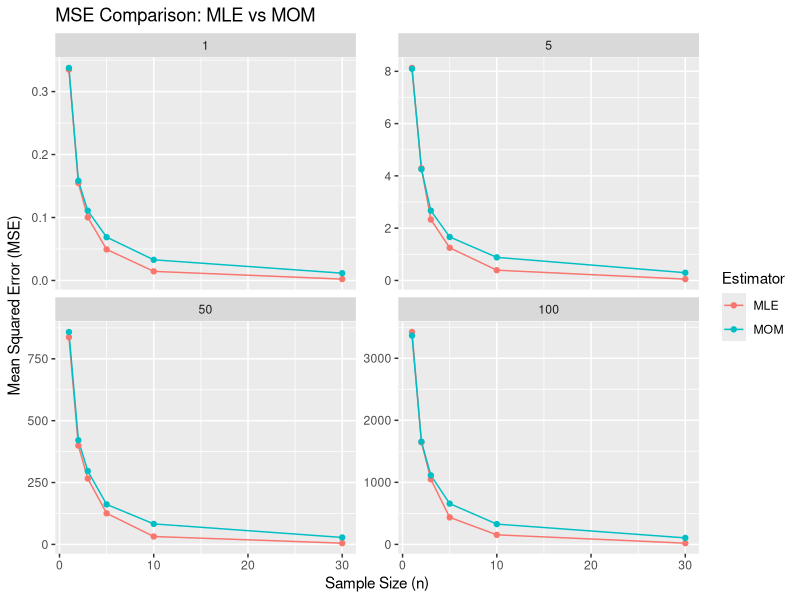

The R script that drew this image:
samples <- c(1, 2, 3, 5, 10, 30)
thetas <- c(1, 5, 50, 100)
N <- 1000

results <- data.frame(
  n = numeric(),
  theta = numeric(),
  mse_mle = numeric(),
  mse_mom = numeric()
)

# Iterate through all combinations of sample size and theta to find config w/ lowest MSE
for (n in samples) {
  for (theta in thetas) {
    sq_error_mle <- numeric(N)
    sq_error_mom <- numeric(N)
    
    for (i in 1:N) { # 1000 Monte Carlo sims
      x <- runif(n, min = 0, max = theta)
      
      theta_mle <- max(x)
      theta_mom <- 2 * mean(x)
      
      sq_error_mle[i] <- (theta_mle - theta)^2
      sq_error_mom[i] <- (theta_mom - theta)^2
    }
    
    mse_mle <- mean(sq_error_mle)
    mse_mom <- mean(sq_error_mom)
    
    results <- rbind(results, data.frame(
      n = n,
      theta = theta,
      mse_mle = mse_mle,
      mse_mom = mse_mom
    ))
  }
}

results

# Plot a line graph of MSE for MLE and MOM
library(ggplot2)

plot_data <- rbind(
  data.frame(
    n = results$n,
    theta = results$theta,
    estimator = "MLE",
    mse = results$mse_mle
  ),
  data.frame(
    n = results$n,
    theta = results$theta,
    estimator = "MOM",
    mse = results$mse_mom
  )
)

ggplot(plot_data, aes(x = n, y = mse, color = estimator)) +
  geom_line() +
  geom_point() +
  facet_wrap(~ theta, scales = "free_y") +
  labs(
    title = "MSE Comparison: MLE vs MOM",
    x = "Sample Size (n)",
    y = "Mean Squared Error (MSE)",
    color = "Estimator"
  )
